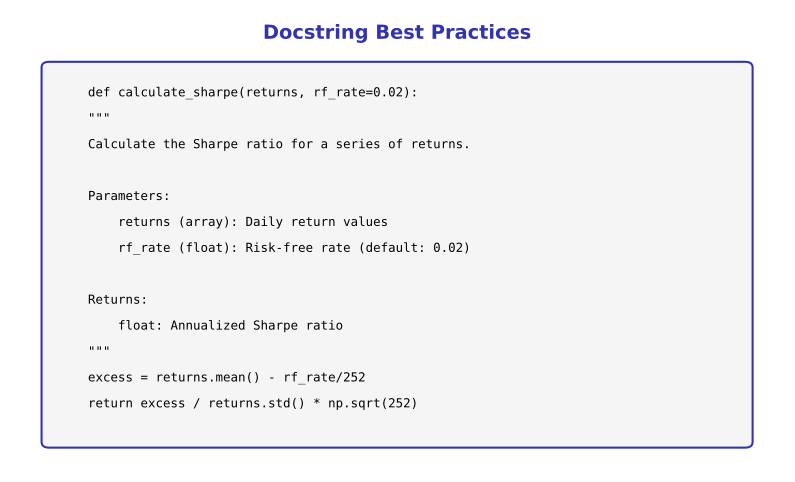

Source code (Python):
"""Generated chart with course color palette"""
import matplotlib.pyplot as plt
import matplotlib.patches as patches
from matplotlib.patches import FancyBboxPatch, Rectangle, Circle, FancyArrowPatch, Wedge
import numpy as np
import pandas as pd
import seaborn as sns
from pathlib import Path

# Standard matplotlib configuration
plt.rcParams.update({
    'font.size': 10,
    'axes.labelsize': 10,
    'axes.titlesize': 11,
    'xtick.labelsize': 9,
    'ytick.labelsize': 9,
    'legend.fontsize': 9,
    'figure.figsize': (10, 6),
    'figure.dpi': 150
})

# Course colors
MLPURPLE = '#3333B2'
MLLAVENDER = '#ADADE0'
MLBLUE = '#0066CC'
MLORANGE = '#FF7F0E'
MLGREEN = '#2CA02C'
MLRED = '#D62728'

# Course colors already used in this lesson
COLOR_PRIMARY = MLPURPLE
COLOR_SECONDARY = MLPURPLE
COLOR_ACCENT = MLBLUE
COLOR_LIGHT = MLLAVENDER
COLOR_GREEN = MLGREEN
COLOR_ORANGE = MLORANGE
COLOR_RED = MLRED


fig, ax = plt.subplots(figsize=(10, 6))
ax.set_xlim(0, 10)
ax.set_ylim(0, 8)
ax.axis('off')

ax.text(5, 7.5, 'Docstring Best Practices', fontsize=14, fontweight='bold', ha='center', color=MLPURPLE)

code = '''def calculate_sharpe(returns, rf_rate=0.02):
"""
Calculate the Sharpe ratio for a series of returns.

Parameters:
    returns (array): Daily return values
    rf_rate (float): Risk-free rate (default: 0.02)

Returns:
    float: Annualized Sharpe ratio
"""
excess = returns.mean() - rf_rate/252
return excess / returns.std() * np.sqrt(252)'''

rect = patches.FancyBboxPatch((0.5, 0.5), 9, 6.5, boxstyle="round,pad=0.1",
                               facecolor='#F5F5F5', edgecolor=MLPURPLE, linewidth=1.5)
ax.add_patch(rect)

y_pos = 6.5
for line in code.split('\n'):
    ax.text(1, y_pos, line, fontsize=9, fontfamily='monospace')
    y_pos -= 0.45

plt.savefig('chart.pdf', dpi=300, bbox_inches='tight')
plt.close()
